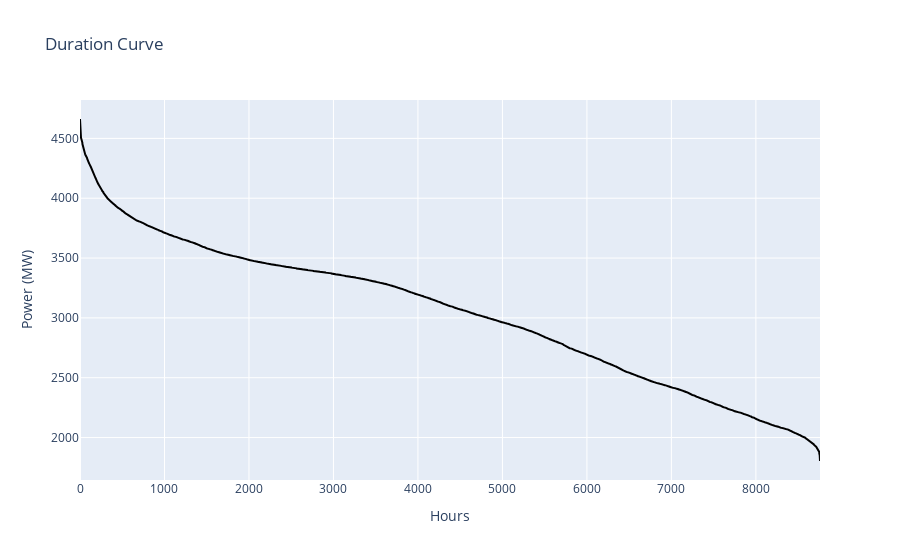

Source (notebook cell):
### Code cell
import plotly.graph_objects as go

# Calculate the duration curve for the demand
demand_sorted = network.loads_t.p['load'].sort_values(ascending=False).values

# Create the duration curve plot
fig = go.Figure()

fig.add_trace(go.Scatter(x=list(range(len(demand_sorted))), y=demand_sorted, mode='lines', name='Demand', line=dict(color='black')))

fig.update_layout(title='Duration Curve',
                  xaxis_title='Hours',
                  yaxis_title='Power (MW)',
                  legend=dict(x=0, y=1, traceorder='normal'))

fig.show()

### Figure 1 — Plotly figure (JSON) as saved in the notebook; plotly's stock layout.template omitted (floating-point values rounded to 4 significant figures; data arrays with more than 128 entries replaced by an {"elided": "..."} marker saying what was removed)
{"data": [{"line": {"color": "black"}, "mode": "lines", "name": "Demand", "type": "scatter", "x": {"elided": "8760 int values"}, "y": {"elided": "8760 int values"}}], "layout": {"legend": {"traceorder": "normal", "x": 0, "y": 1}, "title": {"text": "Duration Curve"}, "xaxis": {"title": {"text": "Hours"}}, "yaxis": {"title": {"text": "Power (MW)"}}}}
